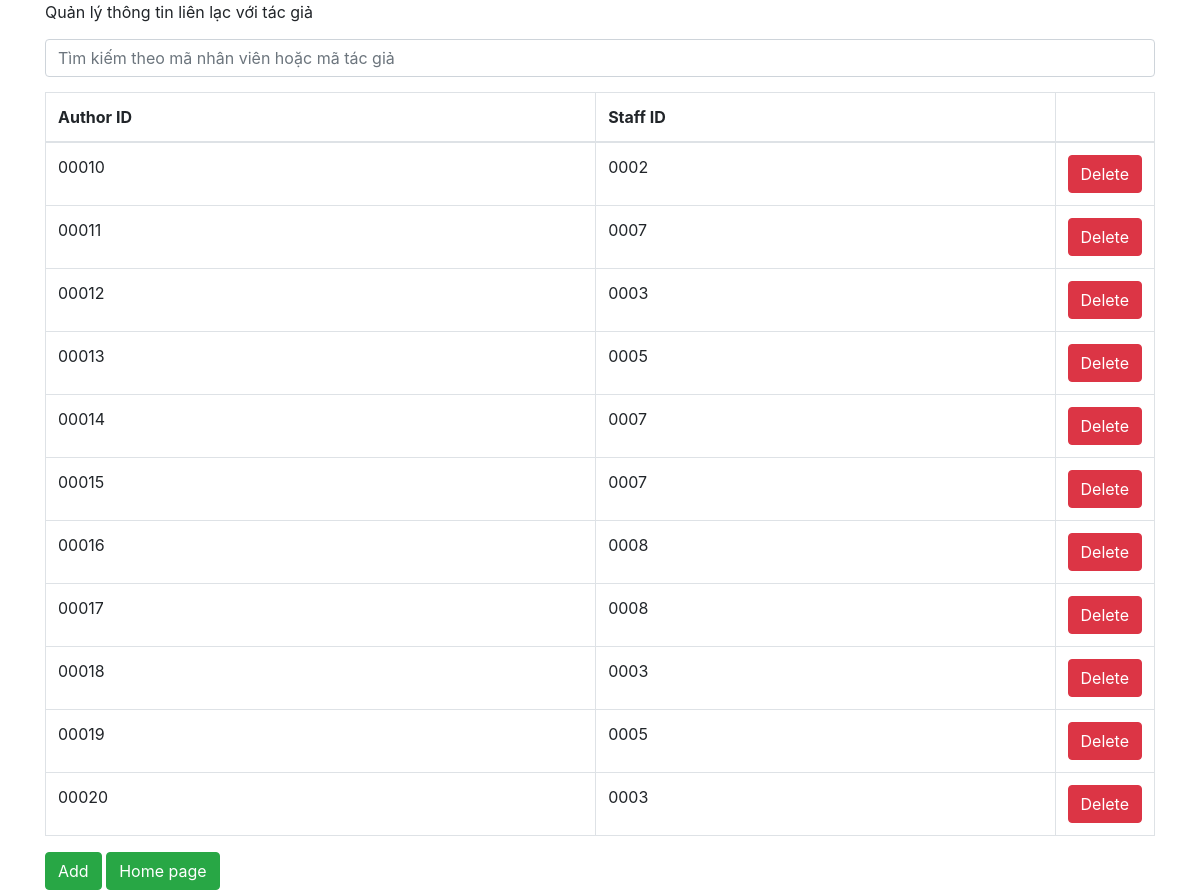
The page /contact.php on the database its author committed.
### tables this page shows
CREATE TABLE `contact` (
  `CIDAuthor` char(7) NOT NULL,
  `CIDStaff` char(7) NOT NULL,
  `ID` int(11) NOT NULL
);

### dbhelp.php (called while the page is built, shortened)
<?php
function executeResult($sql){
    $conn = mysqli_connect(HOST, USERNAME, PASSWORD, DATABASE);
    $resultset = mysqli_query($conn, $sql);
    $list = [];
    while($row = mysqli_fetch_array($resultset, 1)){
        $list[] = $row;
    }
    return $list;
}

### contact.php (the view, shortened to what this page needs)
<?php
require_once ('dbhelp.php');
?>
<!DOCTYPE html>
<html>
<head>
	<link rel="stylesheet" href="https://maxcdn.bootstrapcdn.com/bootstrap/4.4.1/css/bootstrap.min.css">
</head>
<body>
	<div class="container">
		<div class="panel panel-primary">
			<div class="panel-heading">
				Quản lý thông tin liên lạc với tác giả
				<form method="get">
					<input type="text" name="s" class="form-control" style="margin-top: 15px; margin-bottom: 15px;" placeholder="Tìm kiếm theo mã nhân viên hoặc mã tác giả">
				</form>
			</div>
			<div class="panel-body">
				<table class="table table-bordered">
					<thead>
						<tr>
							<th>Author ID</th>
                            <th>Staff ID</th>
							<th width="60px"></th>
						</tr>
					</thead>
					<tbody>
                        <?php
                        if (isset($_GET['s']) && $_GET['s'] != '') {
                            $sql = 'select * from contact where CIDAuthor like "%'.$_GET['s'].'%" OR CIDStaff like "%'.$_GET['s'].'%"
									order by CIDAuthor ASC';
                        } else {
                            $sql = 'select * from contact
									order by CIDAuthor ASC';
                        }
                        $studentList = executeResult($sql);
                        foreach ($studentList as $std) {
                            echo '<tr>
                                    <td>'.$std['CIDAuthor'].'</td>
                                    <td>'.$std['CIDStaff'].'</td>
									<td><button class="btn btn-danger" onclick="deleteContact('.$std['ID'].')">Delete</button></td>
                                </tr>';
                        }
                        ?>
					</tbody>
				</table>
				<button class="btn btn-success" onclick="window.open('addnewcontact.php', '_self')">Add</button>
                <button class="btn btn-success" onclick="window.open('index.php', '_self')">Home page</button>
			</div>
		</div>
	</div>
</body>
</html>

### rows shown on the page
contact: CIDAuthor "00010", CIDStaff "0002"
contact: CIDAuthor "00011", CIDStaff "0007"
contact: CIDAuthor "00012", CIDStaff "0003"
contact: CIDAuthor "00013", CIDStaff "0005"
contact: CIDAuthor "00014", CIDStaff "0007"
contact: CIDAuthor "00015", CIDStaff "0007"
contact: CIDAuthor "00016", CIDStaff "0008"
contact: CIDAuthor "00017", CIDStaff "0008"
contact: CIDAuthor "00018", CIDStaff "0003"
contact: CIDAuthor "00019", CIDStaff "0005"
contact: CIDAuthor "00020", CIDStaff "0003"
